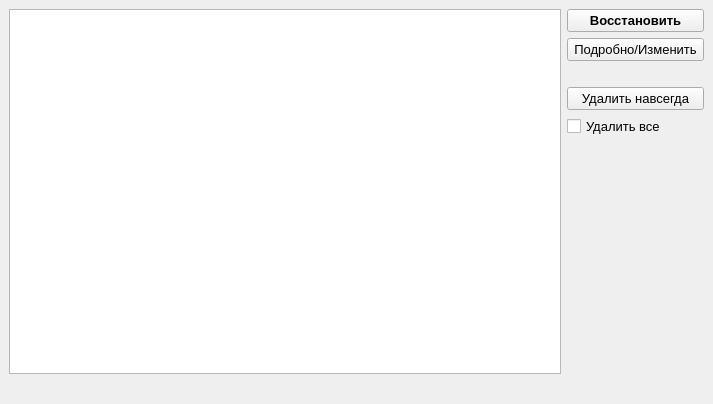
<?xml version="1.0" encoding="UTF-8"?>
<ui version="4.0">
 <class>ListHistWindow</class>
 <widget class="QMainWindow" name="ListHistWindow">
  <property name="geometry">
   <rect>
    <x>0</x>
    <y>0</y>
    <width>713</width>
    <height>404</height>
   </rect>
  </property>
  <property name="minimumSize">
   <size>
    <width>713</width>
    <height>404</height>
   </size>
  </property>
  <property name="windowTitle">
   <string>Reminder: История напоминаний</string>
  </property>
  <property name="windowIcon">
   <iconset resource="qrcrem.qrc">
    <normaloff>:/images/reminder.ico</normaloff>:/images/reminder.ico</iconset>
  </property>
  <widget class="QWidget" name="centralwidget">
   <layout class="QGridLayout" name="gridLayout">
    <item row="0" column="0">
     <layout class="QVBoxLayout" name="verticalLayout_2">
      <item>
       <layout class="QHBoxLayout" name="horizontalLayout">
        <item>
         <widget class="QTableWidget" name="tableWidget">
          <property name="minimumSize">
           <size>
            <width>371</width>
            <height>311</height>
           </size>
          </property>
          <property name="font">
           <font>
            <pointsize>10</pointsize>
            <weight>75</weight>
            <italic>false</italic>
            <bold>true</bold>
           </font>
          </property>
          <property name="sortingEnabled">
           <bool>true</bool>
          </property>
          <attribute name="verticalHeaderDefaultSectionSize">
           <number>50</number>
          </attribute>
          <attribute name="verticalHeaderMinimumSectionSize">
           <number>50</number>
          </attribute>
         </widget>
        </item>
        <item>
         <layout class="QVBoxLayout" name="verticalLayout">
          <item>
           <widget class="QPushButton" name="pBRest">
            <property name="font">
             <font>
              <pointsize>10</pointsize>
              <weight>75</weight>
              <bold>true</bold>
             </font>
            </property>
            <property name="text">
             <string>Восстановить</string>
            </property>
           </widget>
          </item>
          <item>
           <widget class="QPushButton" name="pBChange">
            <property name="font">
             <font>
              <pointsize>10</pointsize>
             </font>
            </property>
            <property name="text">
             <string>Подробно/Изменить</string>
            </property>
           </widget>
          </item>
          <item>
           <widget class="QLabel" name="label">
            <property name="enabled">
             <bool>false</bool>
            </property>
            <property name="sizePolicy">
             <sizepolicy hsizetype="Preferred" vsizetype="Fixed">
              <horstretch>0</horstretch>
              <verstretch>0</verstretch>
             </sizepolicy>
            </property>
            <property name="minimumSize">
             <size>
              <width>0</width>
              <height>10</height>
             </size>
            </property>
            <property name="text">
             <string/>
            </property>
           </widget>
          </item>
          <item>
           <widget class="QPushButton" name="pBDelHist">
            <property name="font">
             <font>
              <pointsize>10</pointsize>
             </font>
            </property>
            <property name="text">
             <string>   Удалить навсегда   </string>
            </property>
           </widget>
          </item>
          <item>
           <widget class="QCheckBox" name="cBDel">
            <property name="font">
             <font>
              <pointsize>10</pointsize>
             </font>
            </property>
            <property name="text">
             <string>Удалить все</string>
            </property>
           </widget>
          </item>
          <item>
           <spacer name="verticalSpacer">
            <property name="orientation">
             <enum>Qt::Vertical</enum>
            </property>
            <property name="sizeHint" stdset="0">
             <size>
              <width>20</width>
              <height>40</height>
             </size>
            </property>
           </spacer>
          </item>
         </layout>
        </item>
       </layout>
      </item>
      <item>
       <widget class="QLabel" name="lbClock">
        <property name="font">
         <font>
          <pointsize>10</pointsize>
          <weight>75</weight>
          <bold>true</bold>
         </font>
        </property>
        <property name="text">
         <string/>
        </property>
       </widget>
      </item>
     </layout>
    </item>
   </layout>
  </widget>
 </widget>
 <resources>
  <include location="qrcrem.qrc"/>
 </resources>
 <connections/>
</ui>
